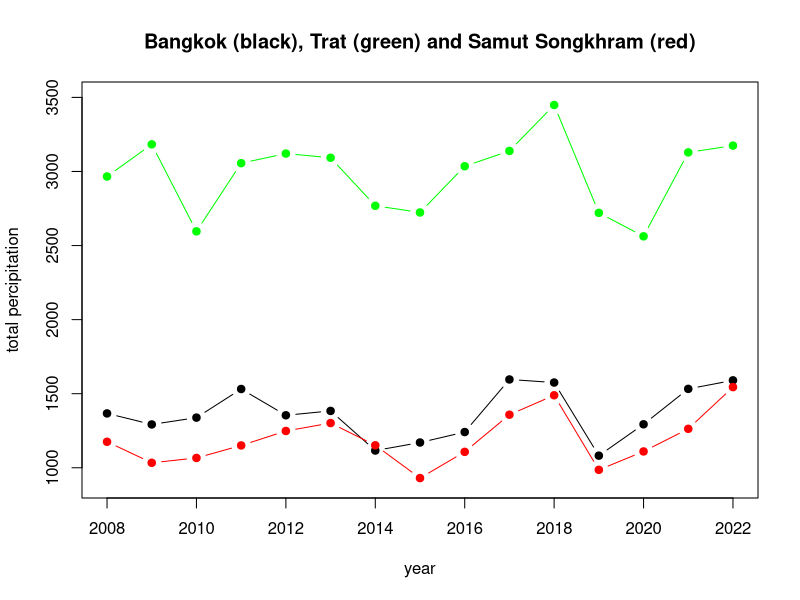
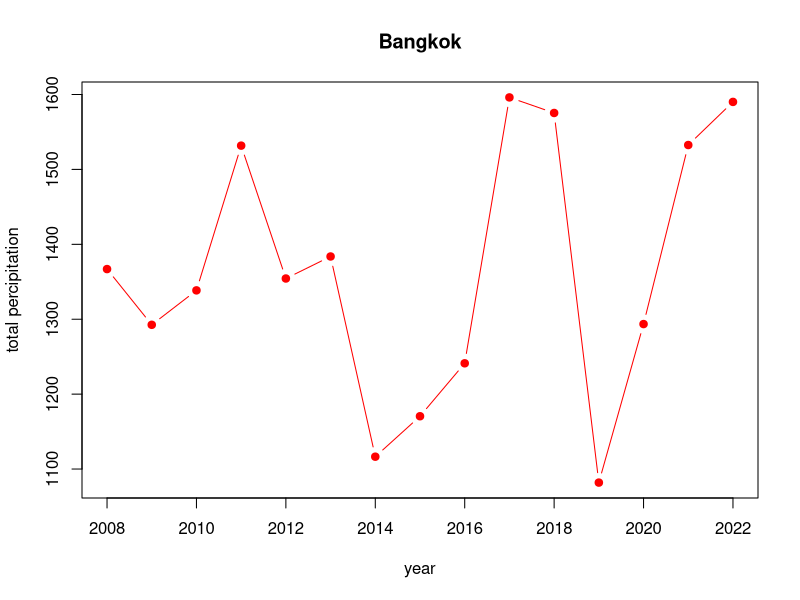
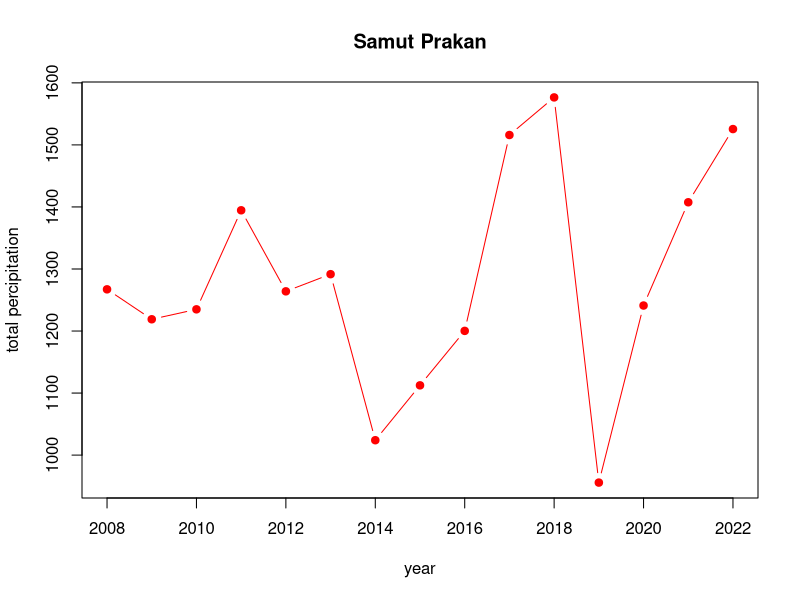
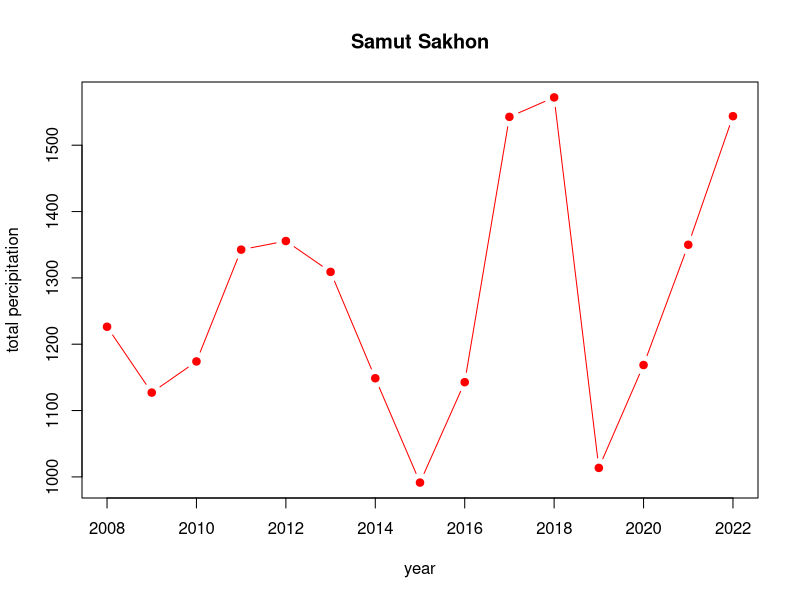
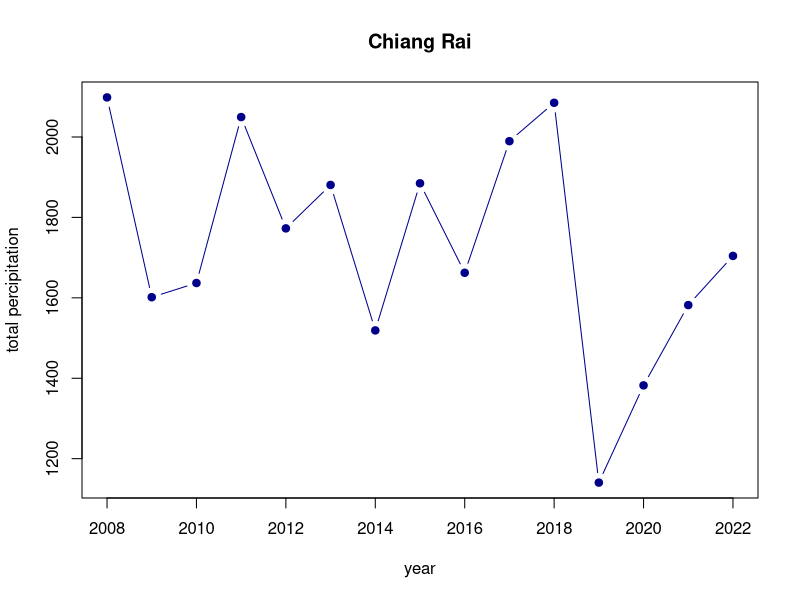
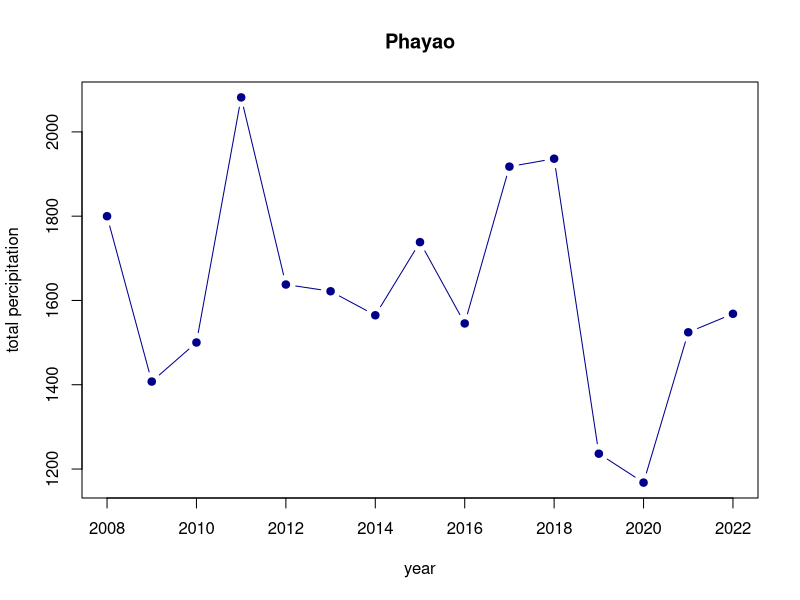
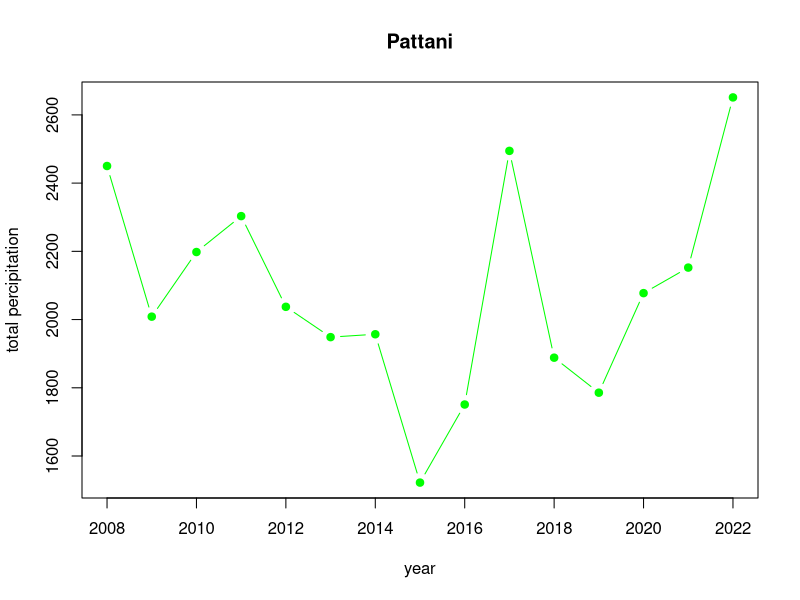
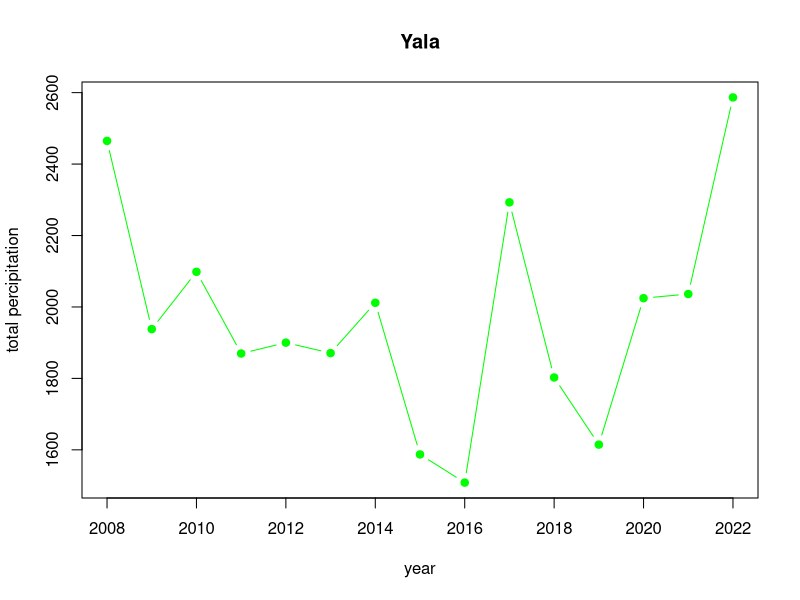

R code for these plots, in order:
## ---- chunk 1
install.packages("readxl")
library(readxl)
## ---- chunk 2
Thailand_daymin <- read_excel("Thailand.xlsx",sheet = "era5_t2m_daymin_annual_Thailand")
Thailand_daymin
## ---- chunk 3
Thailand_daymax <- read_excel("Thailand.xlsx",sheet = "era5_t2m_daymax_annual_Thailand")
Thailand_daymax
## ---- chunk 4
Thailand_tp <- read_excel("Thailand.xlsx",sheet = "era5_tp(mm)_annual_Thailand")
Thailand_tp
## ---- chunk 5
Gideon <- read_excel("Dengue_Data.xlsx",sheet = "Gideon")
Gideon
## ---- chunk 6
Thailand_tp_sorted = Thailand_tp[order(Thailand_tp$`2022`, decreasing = TRUE), ]
Thailand_tp_sorted
## ---- chunk 7
#sub districts with Highest Precipitation
Thailand_tp_highest = head(Thailand_tp_sorted)
Thailand_tp_highest_list = Thailand_tp_highest$ADM1_EN
Thailand_tp_highest_list
## ---- chunk 8
#sub districts with Lowest Precipitation
Thailand_tp_lowest = tail(Thailand_tp_sorted) 
Thailand_tp_lowest_list = Thailand_tp_lowest$ADM1_EN
Thailand_tp_lowest_list
## ---- chunk 9
Thailand_daymax_sorted = Thailand_daymax[order(Thailand_daymax$`2022`, decreasing = TRUE), ]
Thailand_daymax_sorted
## ---- chunk 10
#sub districts with Highest max Temperatur
Thailand_daymax_highest = head(Thailand_daymax_sorted)
Thailand_daymax_highest_list = Thailand_daymax_highest$ADM1_EN
Thailand_daymax_highest_list
## ---- chunk 11
#sub districts with Lowest max temperatur
Thailand_daymax_lowest = tail(Thailand_daymax_sorted) 
Thailand_daymax_lowest_list = Thailand_daymax_lowest$ADM1_EN
Thailand_daymax_lowest_list
## ---- chunk 12
Thailand_daymin_sorted = Thailand_daymin[order(Thailand_daymin$`2022`, decreasing = TRUE), ]
Thailand_daymin_sorted
## ---- chunk 13
#sub districts with Highest min Temperatur
Thailand_daymin_highest = head(Thailand_daymin_sorted)
Thailand_daymin_highest_list = Thailand_daymin_highest$ADM1_EN
Thailand_daymin_highest_list
## ---- chunk 14
#sub districts with Lowest min temperatur
Thailand_daymin_lowest = tail(Thailand_daymin_sorted) 
Thailand_daymin_lowest_list = Thailand_daymin_lowest$ADM1_EN
Thailand_daymin_lowest_list
## ---- chunk 15
Thailand_temp_highest = unique(c(Thailand_daymax_highest_list, Thailand_daymin_highest_list))
Thailand_temp_highest
## ---- chunk 16
Thailand_temp_lowest = unique(c(Thailand_daymax_lowest_list, Thailand_daymin_lowest_list))
Thailand_temp_lowest
## ---- chunk 17
Thailand_temp_highest
## ---- chunk 18
Thailand_temp_lowest
## ---- chunk 19
Thailand_tp_highest_list
## ---- chunk 20
Thailand_tp_lowest_list
## ---- chunk 21
plot(x = colnames(Thailand_tp[,5:19]), y = Thailand_tp[1,5:19], type = "b", pch = 19, xlab = "year", ylab = "total percipitation", main = "Bangkok (black), Trat (green) and Samut Songkhram (red)", ylim = c(900,3500)); lines(colnames(Thailand_tp[,5:19]), Thailand_tp[61,5:19], type = "b", pch = 19, col = "red"); lines(colnames(Thailand_tp[,5:19]), Thailand_tp[14,5:19], type = "b", pch = 19, col = "green")
## ---- chunk 22
#central 

plot(x = colnames(Thailand_tp[,5:19]), y = Thailand_tp[1,5:19], type = "b", pch = 19, col="red", xlab = "year", ylab = "total percipitation", main = Thailand_tp[1,2])

plot(x = colnames(Thailand_tp[,5:19]), y = Thailand_tp[2,5:19], type = "b", pch = 19, col="red", xlab = "year", ylab = "total percipitation", main = Thailand_tp[2,2])

plot(x = colnames(Thailand_tp[,5:19]), y = Thailand_tp[60,5:19], type = "b", pch = 19, col="red", xlab = "year", ylab = "total percipitation", main = Thailand_tp[60,2])

#north

plot(x = colnames(Thailand_tp[,5:19]), y = Thailand_tp[46,5:19], type = "b", pch = 19, col="darkblue", xlab = "year", ylab = "total percipitation", main = Thailand_tp[46,2])

plot(x = colnames(Thailand_tp[,5:19]), y = Thailand_tp[45,5:19], type = "b", pch = 19, col="darkblue", xlab = "year", ylab = "total percipitation", main = Thailand_tp[45,2])

#south

plot(x = colnames(Thailand_tp[,5:19]), y = Thailand_tp[75,5:19], type = "b", pch = 19, col="green", xlab = "year", ylab = "total percipitation", main = Thailand_tp[75,2])

plot(x = colnames(Thailand_tp[,5:19]), y = Thailand_tp[76,5:19], type = "b", pch = 19, col="green", xlab = "year", ylab = "total percipitation", main = Thailand_tp[76,2])

plot(x = colnames(Thailand_tp[,5:19]), y = Thailand_tp[77,5:19], type = "b", pch = 19, col="green", xlab = "year", ylab = "total percipitation", main = Thailand_tp[77,2])

#mid-tail

plot(x = colnames(Thailand_tp[,5:19]), y = Thailand_tp[69,5:19], type = "b", pch = 19, col="purple", xlab = "year", ylab = "total percipitation", main = Thailand_tp[69,2])

plot(x = colnames(Thailand_tp[,5:19]), y = Thailand_tp[70,5:19], type = "b", pch = 19, col="purple", xlab = "year", ylab = "total percipitation", main = Thailand_tp[70,2])

#west

plot(x = colnames(Thailand_tp[,5:19]), y = Thailand_tp[51,5:19], type = "b", pch = 19, col="turquoise", xlab = "year", ylab = "total percipitation", main = Thailand_tp[51,2])

plot(x = colnames(Thailand_tp[,5:19]), y = Thailand_tp[57,5:19], type = "b", pch = 19, col="turquoise", xlab = "year", ylab = "total percipitation", main = Thailand_tp[57,2])

#east

plot(x = colnames(Thailand_tp[,5:19]), y = Thailand_tp[22,5:19], type = "b", pch = 19, col="orange", xlab = "year", ylab = "total percipitation", main = Thailand_tp[22,2])

plot(x = colnames(Thailand_tp[,5:19]), y = Thailand_tp[23,5:19], type = "b", pch = 19, col="orange", xlab = "year", ylab = "total percipitation", main = Thailand_tp[23,2])

plot(x = colnames(Thailand_tp[,5:19]), y = Thailand_tp[26,5:19], type = "b", pch = 19, col="orange", xlab = "year", ylab = "total percipitation", main = Thailand_tp[26,2])

## ---- chunk 23
hist(Thailand_tp$"2008", breaks=15)
hist(Thailand_tp$"2009", breaks=15)
hist(Thailand_tp$"2010", breaks=15)
hist(Thailand_tp$"2011", breaks=15)
hist(Thailand_tp$"2012", breaks=15)
hist(Thailand_tp$"2013", breaks=15)
hist(Thailand_tp$"2014", breaks=15)
hist(Thailand_tp$"2015", breaks=15)
hist(Thailand_tp$"2016", breaks=15)
hist(Thailand_tp$"2017", breaks=15)
hist(Thailand_tp$"2018", breaks=15)
hist(Thailand_tp$"2019", breaks=15)
hist(Thailand_tp$"2020", breaks=15)
hist(Thailand_tp$"2021", breaks=15)
hist(Thailand_tp$"2022", breaks=15)
## ---- chunk 24
#load Dengue cases and death
cases = read_excel("Dengue_Data.xlsx", sheet = "Dengue_cases")
death = read_excel("Dengue_Data.xlsx", sheet = "Denge_deaths")


#clean data just for Thailand
cases_Thai = cases[,c(1,3)]
death_Thai = death[,c(1,3)]


#plot to see cases and death numbers over time
plot(cases_Thai, type = "b", pch = 19); plot(death_Thai, type = "b", pch = 19) 
